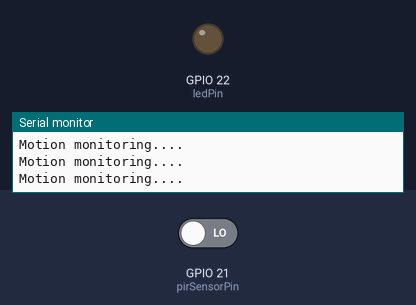
Bench run of a sketch on a simulated ESP32. Parts: output pins drawn as LEDs (lit = HIGH), the last lines printed to the serial monitor. The inputs (shaded band) are chosen by the test bench; at power-on: GPIO 21 (pirSensorPin) LOW.

Above: at 1.2 s.
1.3 s: GPIO 21 (pirSensorPin) driven HIGH
At 1.7 s:
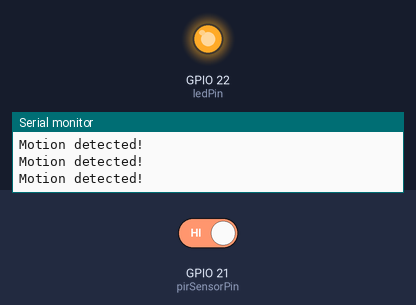
2.8 s: GPIO 21 (pirSensorPin) driven LOW
At 4.1 s:
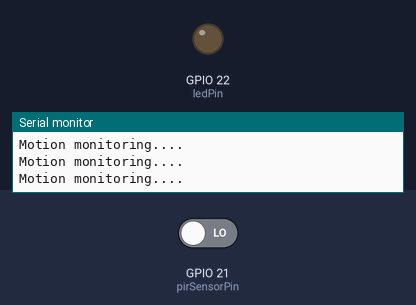
Timing chart, 0 to 5.8 s (numbered marks = the images above; inputs shaded):
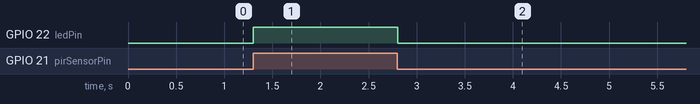

Measured:
- after the input at 1.3 s, GPIO 22 (ledPin): LOW → HIGH at once
- after the input at 2.8 s, GPIO 22 (ledPin): HIGH → LOW at once

The sketch:

motion.ino
```cpp
int pirSensorPin = 21;
int ledPin = 22;

void setup() {
  pinMode(pirSensorPin, INPUT);
  pinMode(ledPin, OUTPUT);

  Serial.begin(115200); // Change baud rate for ESP32
}

void loop() {
  int pirValue = digitalRead(pirSensorPin);

  if (pirValue == HIGH) {
    digitalWrite(ledPin, HIGH);
    Serial.println("Motion detected!");
  } else {
    Serial.println("Motion monitoring....");
    digitalWrite(ledPin, LOW);
  }

  delay(100);
}
```
